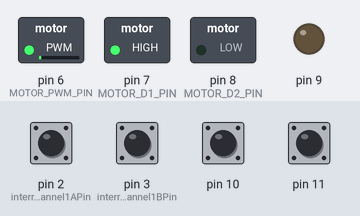
The sketch below on a simulated Arduino Uno, built with avr-gcc and run on an emulated ATmega328P. On the bench: switched loads named in the sketch (green lamp = pin HIGH), output pins drawn as LEDs (lit = HIGH). The inputs (shaded band) are chosen by the test bench; at power-on: pin 2 (interruptChannel1APin), pin 3 (interruptChannel1BPin), pin 10, pin 11 HIGH. What the sketch prints to the serial monitor is not drawn.

Above: at 0.05 s.
Timing chart, 0 to 3.0 s (numbered marks = the images above):
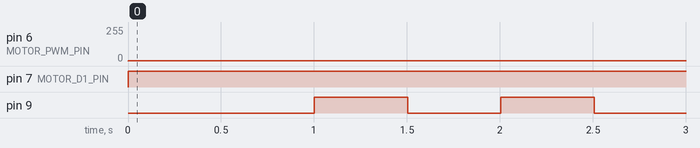

The sketch:

Ex3.ino
```cpp
#define MOTOR_D1_PIN 7
#define MOTOR_D2_PIN 8
#define MOTOR_PWM_PIN 6
int interruptChannel1APin = 2;
int interruptChannel1BPin = 3;
int delay_count = 0;
int setpoint=0;
int fb_speed = 0;
int target;

int led_state= LOW;
unsigned long previous_millis_led = 0;
const long led_interval = 500;

volatile int encoderCount = 0;
volatile int encoderDir = 0;
void moveForward (int speed)
{
  digitalWrite(MOTOR_D1_PIN,HIGH);
  digitalWrite(MOTOR_D2_PIN,LOW);
  analogWrite(MOTOR_PWM_PIN,speed);
}

void moveBackward (int speed)
{
  digitalWrite(MOTOR_D1_PIN,LOW);
  digitalWrite(MOTOR_D2_PIN,HIGH);
  analogWrite(MOTOR_PWM_PIN,speed);
}
void setSpeed (int speed)
{
  if (speed>0)
  {
    if(speed>255)
    {speed=255;}
    moveForward(speed);
  }
 else if (speed<0)
 {
   speed=speed*(-1);
   if (speed>255)
   {speed=255;}
   moveBackward(speed);
 }
 else
 {moveForward(1);}
}

void Timer1_initialize (int period)
{
  noInterrupts();
  TCCR1A = 0;
  TCCR1B = 0;
  TCNT1  = 0;
  OCR1A  = (16000000.0/(256.0*1000.0))*period - 1;
  TCCR1B |= (1 << WGM12);
  TCCR1B |= (1 << CS12) | (0 << CS11) | (0 << CS10);
  TIMSK1 |= (1 << OCIE1A);
  interrupts();
}

void setup()
{
  pinMode(MOTOR_D1_PIN,OUTPUT);
  pinMode(MOTOR_D2_PIN,OUTPUT);
  pinMode(MOTOR_PWM_PIN,OUTPUT);
  pinMode(10,INPUT_PULLUP);
  pinMode(11,INPUT_PULLUP);
  pinMode(9,OUTPUT);

  pinMode(interruptChannel1APin,INPUT_PULLUP);
  pinMode(interruptChannel1BPin,INPUT_PULLUP);

  attachInterrupt(digitalPinToInterrupt(interruptChannel1APin),
                 Channel1A_callback, RISING);
  attachInterrupt(digitalPinToInterrupt(interruptChannel1BPin),
                 Channel1B_callback, RISING);

  Serial.begin(9600);
  Timer1_initialize(300);
}

int errori = 0;
float kp = 1.0;
float ki = 0.3;

void loop()
{
  unsigned long current_milli=millis();
  if(current_milli - previous_millis_led>=led_interval){
    previous_millis_led = current_milli;
    digitalWrite(9,led_state);
    led_state=!led_state;
  }

  if(digitalRead(10)==0){
    if(target<0){
      target=target*-1;}
    while(digitalRead(10)==0){delay(10);}
  }
  if(digitalRead(11)==0){
    if(target>0){
      target=target*-1;
    }
    while(digitalRead(11)==0){delay(10);}
  }

  setpoint = target;
  int error = setpoint - fb_speed;
  int pid = kp*(float)(error)+ ki*(float)(errori);
  errori += error;
  setSpeed(pid);

  Serial.print(setpoint);
  Serial.print(",");
  Serial.println(fb_speed);
  delay(100);
}
void serialEvent() {
  if(Serial.read() != 's') {return;}
  float val = Serial.parseInt();
  if(Serial.read() != 'n') {return;}
  if(Serial.available()) {
      Serial.read();
  }

  target = constrain(val, -100.0, 100.0);

  Serial.println(target);
}

void Channel1A_callback()
{
  if (digitalRead(interruptChannel1APin)==1 &&
  digitalRead(interruptChannel1BPin)==0)
   {encoderCount++;}
}

void Channel1B_callback()
{
  if (digitalRead(interruptChannel1APin)==0 &&
  digitalRead(interruptChannel1BPin)==1)
   {encoderCount--;}
}

ISR(TIMER1_COMPA_vect)
{
  fb_speed = encoderCount;
  encoderCount = 0;
}
```

Measured:
- by itself, pin 6 (MOTOR_PWM_PIN): 0/255 → 1/255 at 0.00 s
- by itself, pin 7 (MOTOR_D1_PIN): LOW → HIGH at 0.00 s
- by itself, pin 9: alternates HIGH for 0.50 s and LOW for 0.50 s
